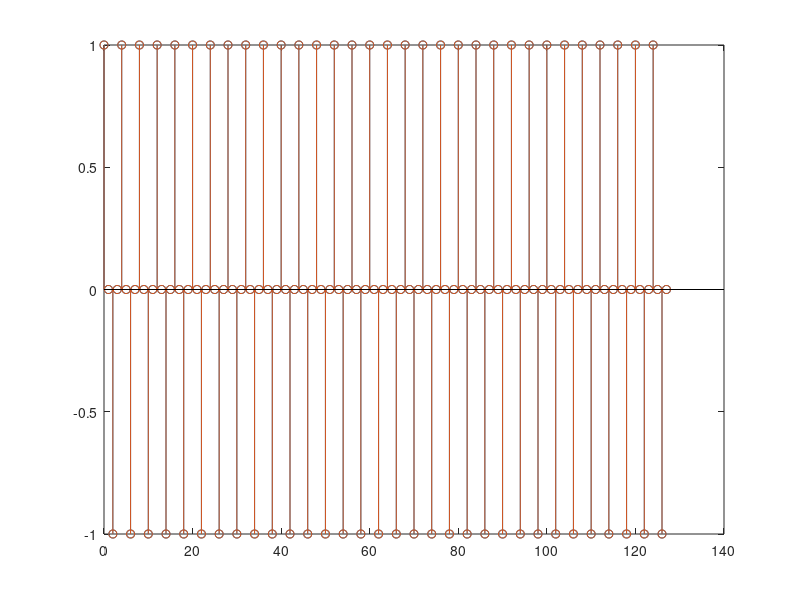

The MATLAB source for this figure:
% 设置采样频率为80 Hz
fs = 80;

% 计算采样时间间隔
T = 1/fs;

% 设置两个正弦波的频率
f1 = 20;
f2 = 100;

% 设置采样点的数量
N = 128;

% 生成采样点序列
n = 0:N-1;

% 生成第一个正弦波的离散信号
x1n = cos(2*pi*f1*n*T);

% 生成第二个正弦波的离散信号
x2n = cos(2*pi*f2*n*T);

% 绘制第一个正弦波的离散信号
stem(n, x1n);

% 保持图形，以便绘制第二个正弦波的离散信号
hold on

% 绘制第二个正弦波的离散信号
stem(n, x2n);
%{
两个正弦波分别以不同的频率在时间序列上进行了采样，分别用 x1n 和 x2n 表示。

图中的蓝色和红色线分别表示两个正弦波在时间序列上的取值情况。
由于频率不同，两者的波形在图中呈现出明显的不同。

通过观察图形，可以看到两个正弦波在时间域上的差异，
频率较高的正弦波（红色）相较于频率较低的正弦波（蓝色）在有限的采样点内完成更多的周期。
这反映了采样定理中的频率抽样特性。
%}
